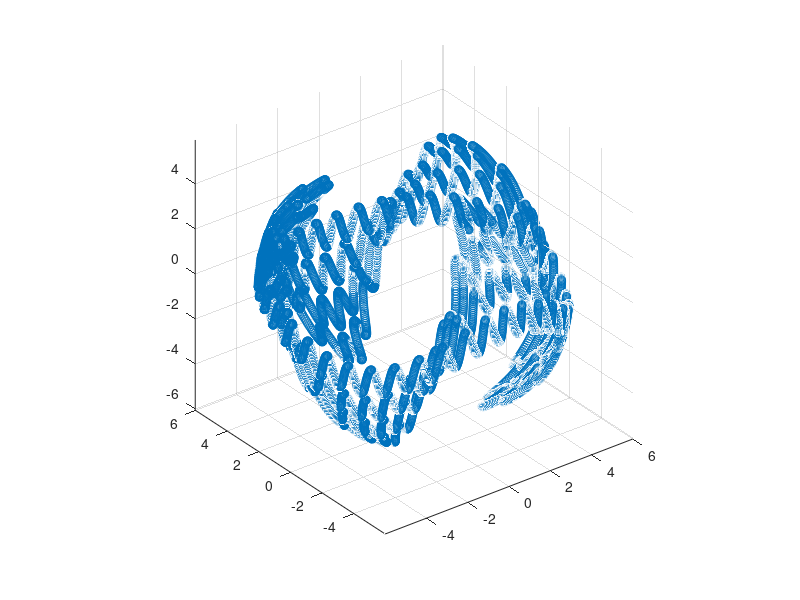

Recreate this plot in MATLAB. (Note: this script raises an error after producing the figure.)
% Runs a circle around a cube

clear
close all
clc

%path for wahba solver
addpath('../matlabScripts/')

%circle parameters
R = 6; %radius
Nrev = 2500; %number of images per revolution
inc = .1; %magnitude of oscilations
Revs = 4; %number of revolutions around the cube
Noscil = 40.3333; %number of oscillations per revolution
N = round(Revs*Nrev);

theta = linspace(0,2*pi*Revs,N);
phi = (theta/(6*Revs)).*sin(3*theta) + inc*sin(Noscil*theta);
x = zeros(3,N);
for ii = 1:N
    x(1,ii) = R*cos(theta(ii))*cos(phi(ii));
    x(2,ii) = R*sin(theta(ii))*cos(phi(ii));
    x(3,ii) = R*sin(phi(ii));
    %     x(3,ii) = inc;
end

figure
scatter3(x(1,:),x(2,:),x(3,:))
axis equal

% Create the cube
P = [1; 0; 0];
s = 0.5;
sw = 0.05;
fc = [1 0 0;
    0 1 0;
    0 0 1;
    1 1 0;
    1 0 1;
    0 1 1];

ec = [.1 .1 .1];
C = createCube(P, s, sw, fc, ec);

%create more cubes
P2 = [0; 0; -2];
C2 = createCube(P2, s, sw, fc, ec);

P3 = [1; -1; 0];
C3 = createCube(P3, s, sw, fc, ec);

P4 = [0; 2; .5];
C4 = createCube(P4, s, sw, fc, ec);

P5 = [-1; 0; 0];
C5 = createCube(P5, s, sw, fc, ec);

P6 = [.4; -1; .4];
C6 = createCube(P6, s, sw, fc, ec);

%create an all encompassing rectangular prism
s = [14; 14; 12];
sw = .1;
C7 = createRectangularPrism([0, 0, 0]', s, sw, fc, ec, true);

%more cubes
P8 = [.4; 1; .4];
s = 0.5;
sw = .05;
C8 = createCube(P8, s, sw, fc, ec);

P9 = [-.4; 0; -.4];
C9 = createCube(P9, s, sw, fc, ec);

P10 = [-.4; -1; -.4];
C10 = createCube(P10, s, sw, fc, ec);

P11 = [.2; -1; 2];
C11 = createCube(P11, s, sw, fc, ec);

%cube cell array
CArray = cell(2,1);
CArray{1} = C;
CArray{2} = C2;
CArray{3} = C3;
CArray{4} = C4;
CArray{5} = C5;
CArray{6} = C6;
CArray{7} = C7;
CArray{8} = C8;
CArray{9} = C9;
CArray{10} = C10;
CArray{11} = C11;

% createPixelVectors and camera information
f = 500;
width = 640;
height = 480;
sz = [width, height];
px = width/2;
py = height/2;
K = [f, 0, px;
    0, f, py;
    0, 0, 1];

V = createPixelVectors(K,width,height);

%run through and create an image at each point, always pointing towards the
%center
vz = [0; 0; 1];
vx = [1; 0; 0];
vBMat = [vx'; vz'];
aVec = [1; 1];

figure
tic
parfor ii = 1:N
    
    %create the quaternion for this location
    imFoc = [0 0 0]'; %point the image is centered on
    vz_I = imFoc - x(:,ii); %camera z-axis in the inertial frame
    vx_I = [vz_I(2); -vz_I(1); 0]; %camera x-axis in the inertial frame
    
    %normalize vectors
    vx_I = vx_I/norm(vx_I);
    vz_I = vz_I/norm(vz_I);
    
    %create matrix and solve wahbas problem
    vIMat = [vx_I'; vz_I'];
    RBI = wahbaSolver(aVec,vIMat,vBMat);
    q = dcm2quat(RBI);
    
%     tic
    imgRGBD = createImage_mex(CArray, x(:,ii), q', V, sz, K);
%     toc
    
    %extract RGB info
    img = imgRGBD(:,:,1:3);
    
    %filter and display
    imgFilt = imgaussfilt(img,1);
    %     imgFilt = img;
    %     imshow(img);
    
    imshow(imgFilt);
    
    imwrite(imgFilt,strcat('images/cubeCircling',num2str(ii,'%04i'),'.jpg'))
    
    disp('Percent Complete:')
    disp(ii/N*100)
    
end
toc
